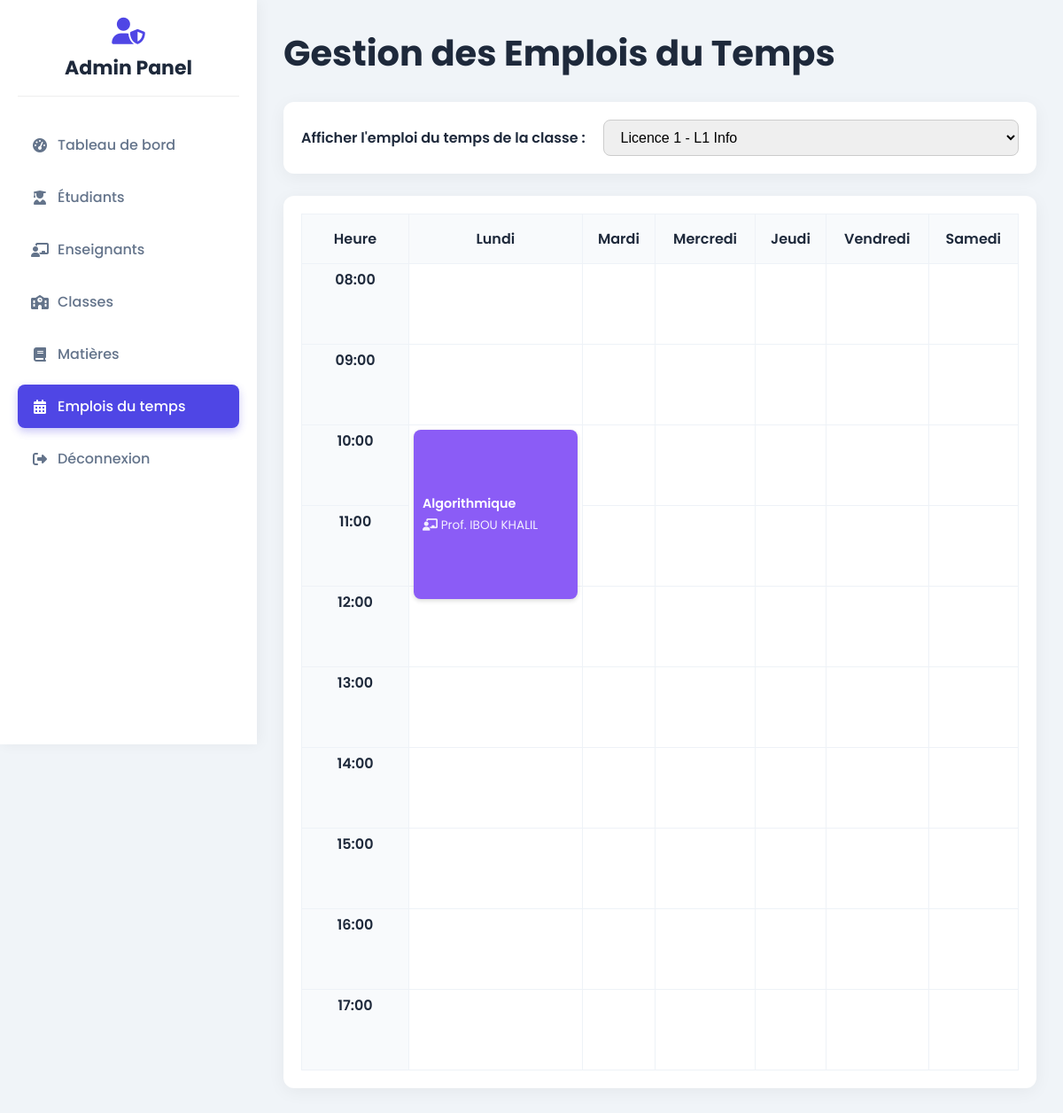
Screenshot of /admin/emploi.php?classe_id=1 (signed in) with the database file from the repository.
### tables this page shows
CREATE TABLE IF NOT EXISTS `emplois_du_temps` (
  `id` int NOT NULL AUTO_INCREMENT,
  `classe_id` int DEFAULT NULL,
  `jour_semaine` varchar(20) DEFAULT NULL,
  `heure_debut` time DEFAULT NULL,
  `heure_fin` time DEFAULT NULL,
  `matiere_id` int DEFAULT NULL,
  `enseignant_id` int DEFAULT NULL,
  PRIMARY KEY (`id`),
  KEY `classe_id` (`classe_id`),
  KEY `matiere_id` (`matiere_id`),
  KEY `enseignant_id` (`enseignant_id`)
);

CREATE TABLE IF NOT EXISTS `matieres` (
  `id` int NOT NULL AUTO_INCREMENT,
  `nom` varchar(100) DEFAULT NULL,
  `coefficient` int DEFAULT NULL,
  PRIMARY KEY (`id`)
);

CREATE TABLE IF NOT EXISTS `utilisateurs` (
  `id` int NOT NULL AUTO_INCREMENT,
  `nom` varchar(100) DEFAULT NULL,
  `prenom` varchar(100) DEFAULT NULL,
  `email` varchar(100) DEFAULT NULL,
  `mot_de_passe` varchar(255) DEFAULT NULL,
  `role` enum('admin','enseignant','etudiant') DEFAULT NULL,
  `statut` enum('actif','inactif') DEFAULT 'actif',
  PRIMARY KEY (`id`),
  UNIQUE KEY `email` (`email`)
);

### admin/emploi.php (the view, shortened to what this page needs)
<?php
require_once '../config/db.php';
$classes = $pdo->query("SELECT id, nom, niveau FROM classes ORDER BY niveau, nom")->fetchAll(PDO::FETCH_ASSOC);
$selected_classe_id = null;
if (isset($_GET['classe_id'])) {
    $selected_classe_id = (int)$_GET['classe_id'];
} elseif (!empty($classes)) {
    $selected_classe_id = $classes[0]['id'];
}
$schedule_by_day = [];
if ($selected_classe_id) {
    $stmt = $pdo->prepare("
        SELECT edt.*, m.nom as matiere_nom, u.nom as enseignant_nom, u.prenom as enseignant_prenom
        FROM emplois_du_temps edt
        JOIN matieres m ON edt.matiere_id = m.id
        JOIN enseignants ens ON edt.enseignant_id = ens.id
        JOIN utilisateurs u ON ens.utilisateur_id = u.id
        WHERE edt.classe_id = ?
    ");
    $stmt->execute([$selected_classe_id]);
    $schedule_raw = $stmt->fetchAll(PDO::FETCH_ASSOC);
    foreach ($schedule_raw as $entry) {
        $day = $entry['jour_semaine'];
        $start_time = date('H:i', strtotime($entry['heure_debut']));
        $end_time = date('H:i', strtotime($entry['heure_fin']));
        $duration = (strtotime($end_time) - strtotime($start_time)) / 3600;
        $entry['duration'] = $duration > 0 ? $duration : 1;
        $schedule_by_day[$day][$start_time] = $entry;
    }
}
$days_of_week = ['Lundi', 'Mardi', 'Mercredi', 'Jeudi', 'Vendredi', 'Samedi'];
$time_slots = []; for ($h = 8; $h <= 17; $h++) { $time_slots[] = str_pad($h, 2, '0', STR_PAD_LEFT) . ':00'; }
$current_day_english = date('l');
$jours_fr_en = ['Lundi' => 'Monday', 'Mardi' => 'Tuesday', 'Mercredi' => 'Wednesday', 'Jeudi' => 'Thursday', 'Vendredi' => 'Friday', 'Samedi' => 'Saturday'];
$current_day_french = array_search($current_day_english, $jours_fr_en);
?>
<!DOCTYPE html>
<html lang="fr">
<head>
    <link rel="stylesheet" href="https://cdnjs.cloudflare.com/ajax/libs/font-awesome/6.4.0/css/all.min.css">
</head>
<body>
<div class="dashboard-container">
    <aside class="sidebar">
        <div class="admin-header"><i class="fas fa-user-shield"></i><h2>Admin Panel</h2></div>
        <ul>
            <li><a href="dashboard.php"><i class="fas fa-tachometer-alt"></i> Tableau de bord</a></li>
            <li><a href="etudiants.php"><i class="fas fa-user-graduate"></i> Étudiants</a></li>
            <li><a href="enseignants.php"><i class="fas fa-chalkboard-teacher"></i> Enseignants</a></li>
            <li><a href="classes.php"><i class="fas fa-school"></i> Classes</a></li>
            <li><a href="matieres.php"><i class="fas fa-book"></i> Matières</a></li>
            <li><a href="emploi.php" class="active"><i class="fas fa-calendar-alt"></i> Emplois du temps</a></li>
            <li><a href="../auth/logout.php"><i class="fas fa-sign-out-alt"></i> Déconnexion</a></li>
        </ul>
    </aside>
    <main class="main-content">
        <div class="page-header"><h1>Gestion des Emplois du Temps</h1></div>
        <div class="filter-bar">
            <label for="filter_classe">Afficher l'emploi du temps de la classe :</label>
            <?php if (empty($classes)): ?>
                <p>Aucune classe n'a été créée. Veuillez d'abord <a href="classes.php">ajouter une classe</a>.</p>
            <?php else: ?>
                <select id="filter_classe" onchange="window.location.href = 'emploi.php?classe_id=' + this.value;">
                    <?php foreach ($classes as $classe): ?>
                        <option value="<?= $classe['id'] ?>" <?= ($selected_classe_id == $classe['id']) ? 'selected' : '' ?>><?= htmlspecialchars($classe['niveau'] . ' - ' . $classe['nom']) ?></option>
                    <?php endforeach; ?>
                </select>
            <?php endif; ?>
        </div>
        <?php if ($selected_classe_id): ?>
        <div class="timetable-container">
            <table class="timetable">
                <thead>
                    <tr>
                        <th class="time-col">Heure</th>
                        <?php foreach ($days_of_week as $day): ?><th class="day-col <?= ($day == $current_day_french) ? 'current-day' : '' ?>"><?= $day ?></th><?php endforeach; ?>
                    </tr>
                </thead>
                <tbody>
                    <?php
                    $rendered_slots = [];
                    foreach ($time_slots as $time):
                    ?>
                    <tr>
                        <td class="time-col"><?= $time ?></td>
                        <?php foreach ($days_of_week as $day): ?>
                            <?php if (isset($rendered_slots[$day][$time])) { continue; } ?>
                            <?php if (isset($schedule_by_day[$day][$time])):
                                $entry = $schedule_by_day[$day][$time];
                                $rowspan = $entry['duration'];
                                $colors = ['#4f46e5','#db2777','#10b981','#f59e0b','#3b82f6','#8b5cf6'];
                                $color = $colors[crc32($entry['matiere_nom']) % count($colors)];
                                for ($i = 0; $i < $rowspan; $i++) {
                                    $next_hour = date('H:i', strtotime($time . " +$i hours"));
                                    $rendered_slots[$day][$next_hour] = true;
                                }
                            ?>
                                <td class="filled-slot" rowspan="<?= $rowspan ?>">
                                    <div class="course-block edit-slot" style="background:<?= $color ?>"
                                        data-id="<?= $entry['id'] ?>"
                                        data-jour="<?= $day ?>"
                                        data-heure_debut="<?= date('H:i', strtotime($entry['heure_debut'])) ?>"
                                        data-heure_fin="<?= date('H:i', strtotime($entry['heure_fin'])) ?>"
                                        data-matiere_id="<?= $entry['matiere_id'] ?>"
                                        data-enseignant_id="<?= $entry['enseignant_id'] ?>">
                                        <strong><?= htmlspecialchars($entry['matiere_nom']) ?></strong>
                                        <span><i class="fas fa-chalkboard-teacher"></i> Prof. <?= htmlspecialchars($entry['enseignant_prenom']) ?></span>
                                    </div>
                                </td>
                            <?php else: ?>
                                <td class="empty-slot" data-jour="<?= $day ?>" data-heure_debut="<?= $time ?>"></td>
                            <?php endif; ?>
                        <?php endforeach; ?>
                    </tr>
                    <?php endforeach; ?>
                </tbody>
            </table>
        </div>
        <?php endif; ?>
    </main>
</div>
</body>
</html>

### admin/emploi.php (style rules this page uses)
:root { --sidebar-bg:#fff;--main-bg:#f0f4f8;--text-dark:#1e293b;--text-light:#64748b;--primary-color:#4f46e5;--primary-light:rgba(79,70,229,.1);--success-color:#10b981;--danger-color:#ef4444;--white:#fff; }
body { background-color:var(--main-bg);margin:0;font-family:'Poppins',sans-serif;color:var(--text-dark); }
.dashboard-container { display:flex; }
.sidebar { width:250px;background:var(--sidebar-bg);color:#333;min-height:100vh;padding:20px;box-shadow:2px 0 15px rgba(0,0,0,.05);position:fixed;top:0;left:0; }
.sidebar .admin-header { text-align:center;margin-bottom:30px;padding-bottom:15px;border-bottom:1px solid #eee; }
.sidebar .admin-header i { font-size:30px;color:var(--primary-color);margin-bottom:10px; }
.sidebar .admin-header h2 { margin:0;font-size:22px;color:var(--text-dark); }
.sidebar ul { list-style:none;padding:0; }
.sidebar ul li { margin:10px 0; }
.sidebar ul li a { color:var(--text-light);text-decoration:none;font-weight:500;display:flex;align-items:center;padding:12px 15px;border-radius:8px;transition:all .3s ease; }
.sidebar ul li a i { margin-right:10px;width:20px;text-align:center; }
.sidebar ul li a.active,.sidebar ul li a:hover { background:var(--primary-color);color:var(--white);box-shadow:0 4px 10px rgba(79,70,229,.3); }
.main-content { margin-left:290px;padding:30px;width:calc(100% - 250px); }
.page-header { display:flex;justify-content:space-between;align-items:center;margin-bottom:25px; }
.page-header h1 { font-size:2.5rem;font-weight:700;color:var(--text-dark);margin:0; }
.filter-bar { background:var(--white);padding:20px;border-radius:12px;margin-bottom:25px;display:flex;gap:20px;align-items:center;box-shadow:0 4px 20px rgba(0,0,0,.05); }
.filter-bar label { font-weight:600; }
.filter-bar select { padding:10px 15px;border-radius:8px;border:1px solid #ccc;font-size:1rem;flex-grow:1; }
.timetable-container { background:var(--white);padding:20px;border-radius:12px;box-shadow:0 4px 20px rgba(0,0,0,.05);overflow-x:auto; }
.timetable { width:100%;min-width:800px;border-collapse:collapse; }
.timetable th,.timetable td { border:1px solid #eef2f7;text-align:center;vertical-align:top;padding:5px; }
.timetable thead th { background-color:#f8fafc;padding:15px 10px;font-weight:600; }
.timetable .time-col { width:100px;font-weight:600;background:#f8fafc; }
.timetable td { height:80px;position:relative; }
.timetable td.empty-slot { cursor:pointer;transition:background-color .2s; }
.course-block { position:relative;padding:10px;border-radius:8px;color:#fff;font-size:.9rem;text-align:left;box-shadow:0 2px 5px rgba(0,0,0,.15);cursor:pointer;transition:transform .2s,box-shadow .2s; height:100%; display:flex; flex-direction:column; justify-content:center; }
.course-block strong { display:block;font-weight:600; }
.course-block span { font-size:.85rem;opacity:.9; display:block; margin-top:4px; }

### rows the page displays
emplois_du_temps: matiere.nom "Algorithmique", utilisateurs.prenom "IBOU KHALIL"

### other values shown
$day "Lundi"
$day "Mardi"
$day "Mercredi"
$day "Jeudi"
$day "Vendredi"
$day "Samedi"
$time "08:00"
$time "09:00"
$time "10:00"
$time "11:00"
$time "12:00"
$time "13:00"
$time "14:00"
$time "15:00"
$time "16:00"
